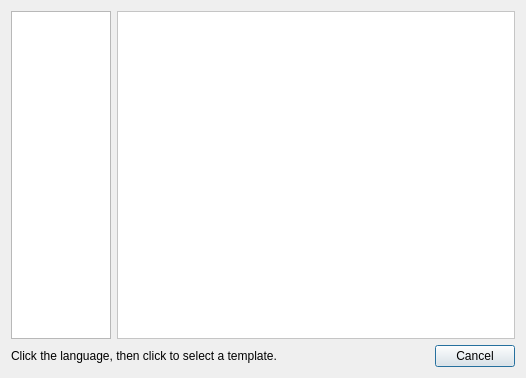
<?xml version="1.0" encoding="UTF-8"?>
<ui version="4.0">
 <class>NewFromTemplate</class>
 <widget class="QDialog" name="NewFromTemplate">
  <property name="geometry">
   <rect>
    <x>0</x>
    <y>0</y>
    <width>526</width>
    <height>378</height>
   </rect>
  </property>
  <property name="windowTitle">
   <string>New From Template</string>
  </property>
  <layout class="QVBoxLayout" name="verticalLayout">
   <item>
    <layout class="QHBoxLayout" name="horizontalLayout">
     <item>
      <widget class="QListWidget" name="listWidget">
       <property name="sizePolicy">
        <sizepolicy hsizetype="Minimum" vsizetype="Expanding">
         <horstretch>0</horstretch>
         <verstretch>0</verstretch>
        </sizepolicy>
       </property>
       <property name="maximumSize">
        <size>
         <width>100</width>
         <height>16777215</height>
        </size>
       </property>
       <property name="editTriggers">
        <set>QAbstractItemView::NoEditTriggers</set>
       </property>
       <property name="showDropIndicator" stdset="0">
        <bool>false</bool>
       </property>
      </widget>
     </item>
     <item>
      <widget class="QScrollArea" name="scrollArea">
       <property name="palette">
        <palette>
         <active>
          <colorrole role="Base">
           <brush brushstyle="SolidPattern">
            <color alpha="255">
             <red>252</red>
             <green>252</green>
             <blue>252</blue>
            </color>
           </brush>
          </colorrole>
          <colorrole role="Window">
           <brush brushstyle="SolidPattern">
            <color alpha="255">
             <red>255</red>
             <green>255</green>
             <blue>255</blue>
            </color>
           </brush>
          </colorrole>
         </active>
         <inactive>
          <colorrole role="Base">
           <brush brushstyle="SolidPattern">
            <color alpha="255">
             <red>252</red>
             <green>252</green>
             <blue>252</blue>
            </color>
           </brush>
          </colorrole>
          <colorrole role="Window">
           <brush brushstyle="SolidPattern">
            <color alpha="255">
             <red>255</red>
             <green>255</green>
             <blue>255</blue>
            </color>
           </brush>
          </colorrole>
         </inactive>
         <disabled>
          <colorrole role="Base">
           <brush brushstyle="SolidPattern">
            <color alpha="255">
             <red>255</red>
             <green>255</green>
             <blue>255</blue>
            </color>
           </brush>
          </colorrole>
          <colorrole role="Window">
           <brush brushstyle="SolidPattern">
            <color alpha="255">
             <red>255</red>
             <green>255</green>
             <blue>255</blue>
            </color>
           </brush>
          </colorrole>
         </disabled>
        </palette>
       </property>
       <property name="widgetResizable">
        <bool>true</bool>
       </property>
       <widget class="QWidget" name="templateArea">
        <property name="geometry">
         <rect>
          <x>0</x>
          <y>0</y>
          <width>398</width>
          <height>321</height>
         </rect>
        </property>
        <layout class="QHBoxLayout" name="horizontalLayout_2">
         <property name="spacing">
          <number>0</number>
         </property>
         <property name="leftMargin">
          <number>0</number>
         </property>
         <property name="topMargin">
          <number>0</number>
         </property>
         <property name="rightMargin">
          <number>0</number>
         </property>
         <property name="bottomMargin">
          <number>0</number>
         </property>
         <item>
          <layout class="QVBoxLayout" name="verticalLayout_2">
           <property name="spacing">
            <number>0</number>
           </property>
           <item>
            <widget class="QWidget" name="grid" native="true">
             <property name="sizePolicy">
              <sizepolicy hsizetype="Minimum" vsizetype="Minimum">
               <horstretch>0</horstretch>
               <verstretch>0</verstretch>
              </sizepolicy>
             </property>
            </widget>
           </item>
           <item>
            <spacer name="verticalSpacer">
             <property name="orientation">
              <enum>Qt::Vertical</enum>
             </property>
             <property name="sizeHint" stdset="0">
              <size>
               <width>20</width>
               <height>138</height>
              </size>
             </property>
            </spacer>
           </item>
          </layout>
         </item>
         <item>
          <spacer name="horizontalSpacer">
           <property name="orientation">
            <enum>Qt::Horizontal</enum>
           </property>
           <property name="sizeHint" stdset="0">
            <size>
             <width>300</width>
             <height>20</height>
            </size>
           </property>
          </spacer>
         </item>
        </layout>
       </widget>
      </widget>
     </item>
    </layout>
   </item>
   <item>
    <layout class="QHBoxLayout" name="horizontalLayout_3">
     <item>
      <widget class="QLabel" name="label">
       <property name="text">
        <string>Click the language, then click to select a template.</string>
       </property>
      </widget>
     </item>
     <item>
      <widget class="QDialogButtonBox" name="buttonBox">
       <property name="orientation">
        <enum>Qt::Horizontal</enum>
       </property>
       <property name="standardButtons">
        <set>QDialogButtonBox::Cancel</set>
       </property>
      </widget>
     </item>
    </layout>
   </item>
  </layout>
 </widget>
 <resources/>
 <connections>
  <connection>
   <sender>buttonBox</sender>
   <signal>accepted()</signal>
   <receiver>NewFromTemplate</receiver>
   <slot>accept()</slot>
   <hints>
    <hint type="sourcelabel">
     <x>248</x>
     <y>254</y>
    </hint>
    <hint type="destinationlabel">
     <x>157</x>
     <y>274</y>
    </hint>
   </hints>
  </connection>
  <connection>
   <sender>buttonBox</sender>
   <signal>rejected()</signal>
   <receiver>NewFromTemplate</receiver>
   <slot>reject()</slot>
   <hints>
    <hint type="sourcelabel">
     <x>316</x>
     <y>260</y>
    </hint>
    <hint type="destinationlabel">
     <x>286</x>
     <y>274</y>
    </hint>
   </hints>
  </connection>
 </connections>
</ui>
